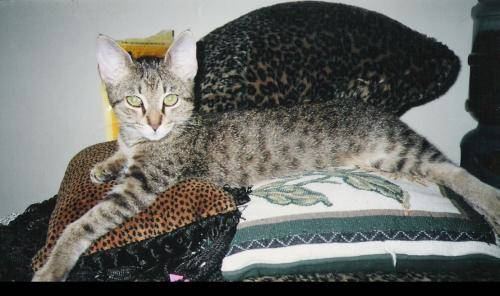
#> input picture assignments/convolutional-neural-nets/data/train/cat/cat.2701.jpg, 500 x 296 px, given as the content of the folder /home/michael/g80/transfer-learning/food_data, which was not available
$ python split_training.py
#> lines starting #> are read from the running program, lines starting #| are printed output that depends on the picture
from numpy.random import choice
import cv2
import os


def train_val_holdout_split_images(root_path,
                                   n_images=350,
                                   train_ratio=0.7,
                                   validation_ratio=0.2,
                                   holdout_ratio=0.1,
                                   resize_size=(299, 299)):
    """
    Utility to split categorical training files organized by folder into
        training and testing, with resizing and max_images
    Args:
        root_path (str): folder containing category folders
        n_images (int): max number of images to copy
        train_ratio (float): ratio of images to copy to train folder
        validation_ratio(float): ratio of images to copy to validation folder
        holdout_ratio (float): ratio of images to copy to holdout folder
        resize_size (tuple(int, int)): size in pixels to resize copied images

    Returns:
        None
        """
#> called with n_images = 350, train_ratio = 0.7, validation_ratio = 0.2, holdout_ratio = 0.1, resize_size = (299, 299)

    train_folder = root_path + '/data/train'
    validation_folder = root_path + '/data/validation'
    holdout_folder = root_path + '/data/holdout'

    for root, dirs, files in os.walk(root_path, topdown=False):
        i = 0
        for name in files:
            ext = name.split('.')[-1]
            if i < n_images and ext in ['jpg', 'png']:
                current_path = os.path.join(root, name)
                root_dir, category = os.path.split(root)
                val_split_dir = choice([train_folder,
                                        validation_folder,
                                        holdout_folder],
                                       1,
                                       p=[train_ratio,
                                           validation_ratio,
                                           holdout_ratio])[0]
                new_dir = os.path.join(val_split_dir, category)
                if not os.path.exists(new_dir):
                    os.makedirs(new_dir)
                new_path = os.path.join(new_dir, name)
                o_img = cv2.imread(current_path)
#> o_img is the input picture: shape (296, 500, 3); mean B, G, R 104, 107.9, 106.6
                new_img = cv2.resize(o_img, resize_size)
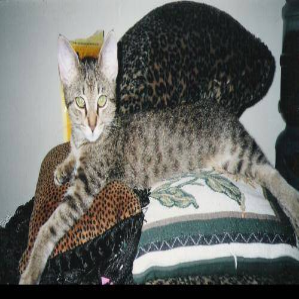
#> new_img: shape (299, 299, 3); mean B, G, R 103.9, 107.8, 106.5
                cv2.imwrite(new_path, new_img)
                print(new_path, i)
                i += 1


train_val_holdout_split_images('/home/michael/g80/transfer-learning/food_data')

$ run again, on assignments/convolutional-neural-nets/data/train/dog/dog.11683.jpg
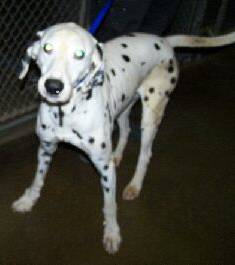
#> input picture assignments/convolutional-neural-nets/data/train/dog/dog.11683.jpg, 235 x 265 px, given as the content of the folder /home/michael/g80/transfer-learning/food_data, which was not available
#> in train_val_holdout_split_images, o_img is the input picture: shape (265, 235, 3); mean B, G, R 62.3, 69.7, 70.4
#> in train_val_holdout_split_images, `new_img = cv2.resize(o_img, resize_size)`:
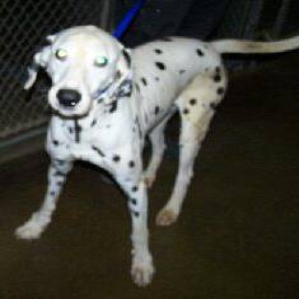
#> new_img: shape (299, 299, 3); mean B, G, R 62.1, 69.6, 70.3

$ run again, on assignments/convolutional-neural-nets/data/train/dog/dog.12435.jpg
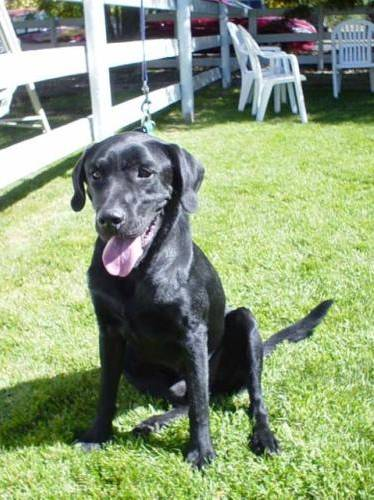
#> input picture assignments/convolutional-neural-nets/data/train/dog/dog.12435.jpg, 374 x 500 px, given as the content of the folder /home/michael/g80/transfer-learning/food_data, which was not available
#> in train_val_holdout_split_images, o_img is the input picture: shape (500, 374, 3); mean B, G, R 121.5, 156.6, 140
#> in train_val_holdout_split_images, `new_img = cv2.resize(o_img, resize_size)`:
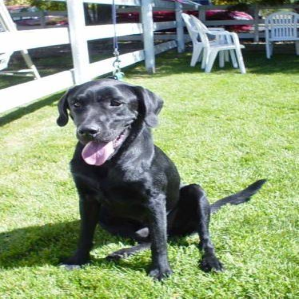
#> new_img: shape (299, 299, 3); mean B, G, R 121.4, 156.5, 139.8
